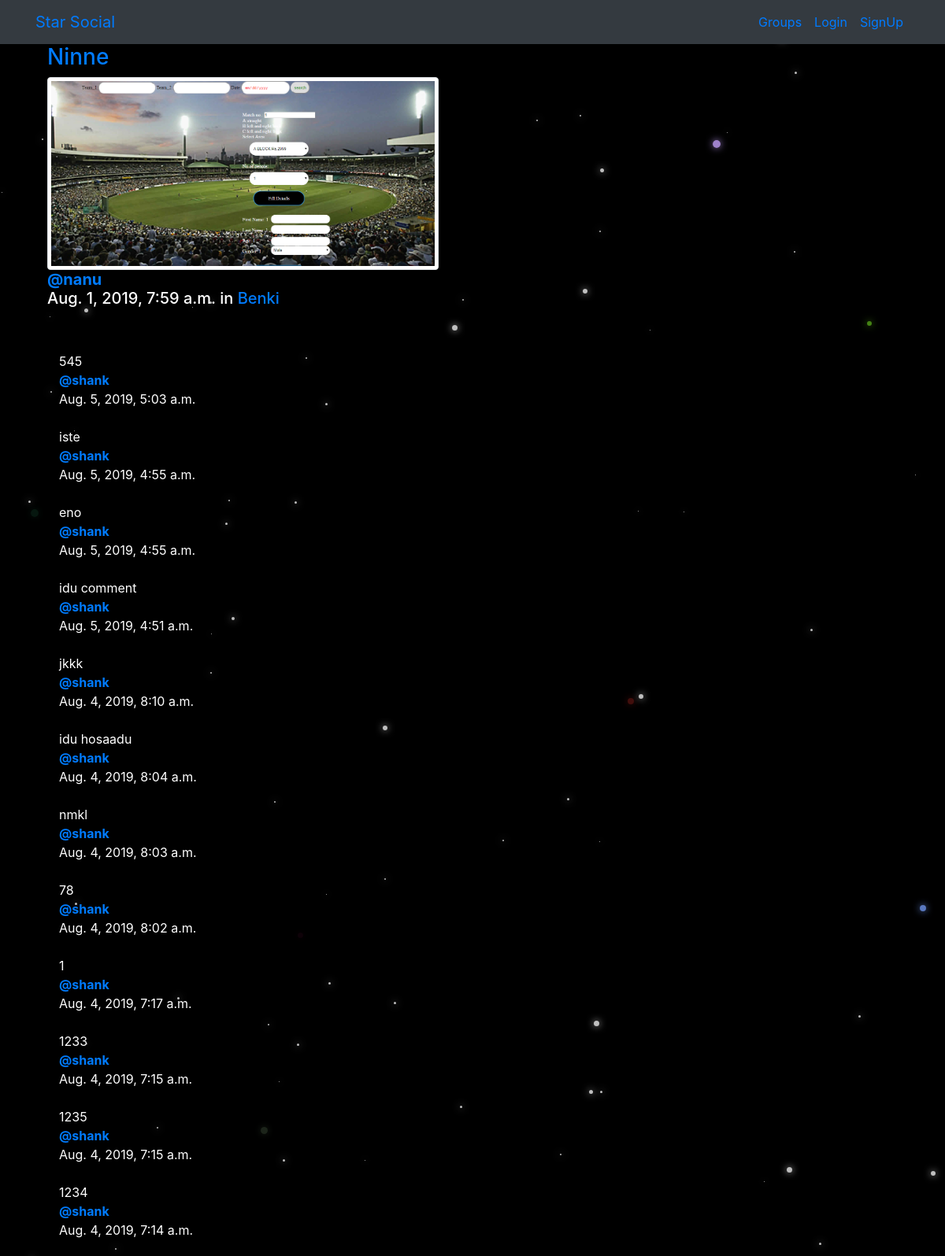
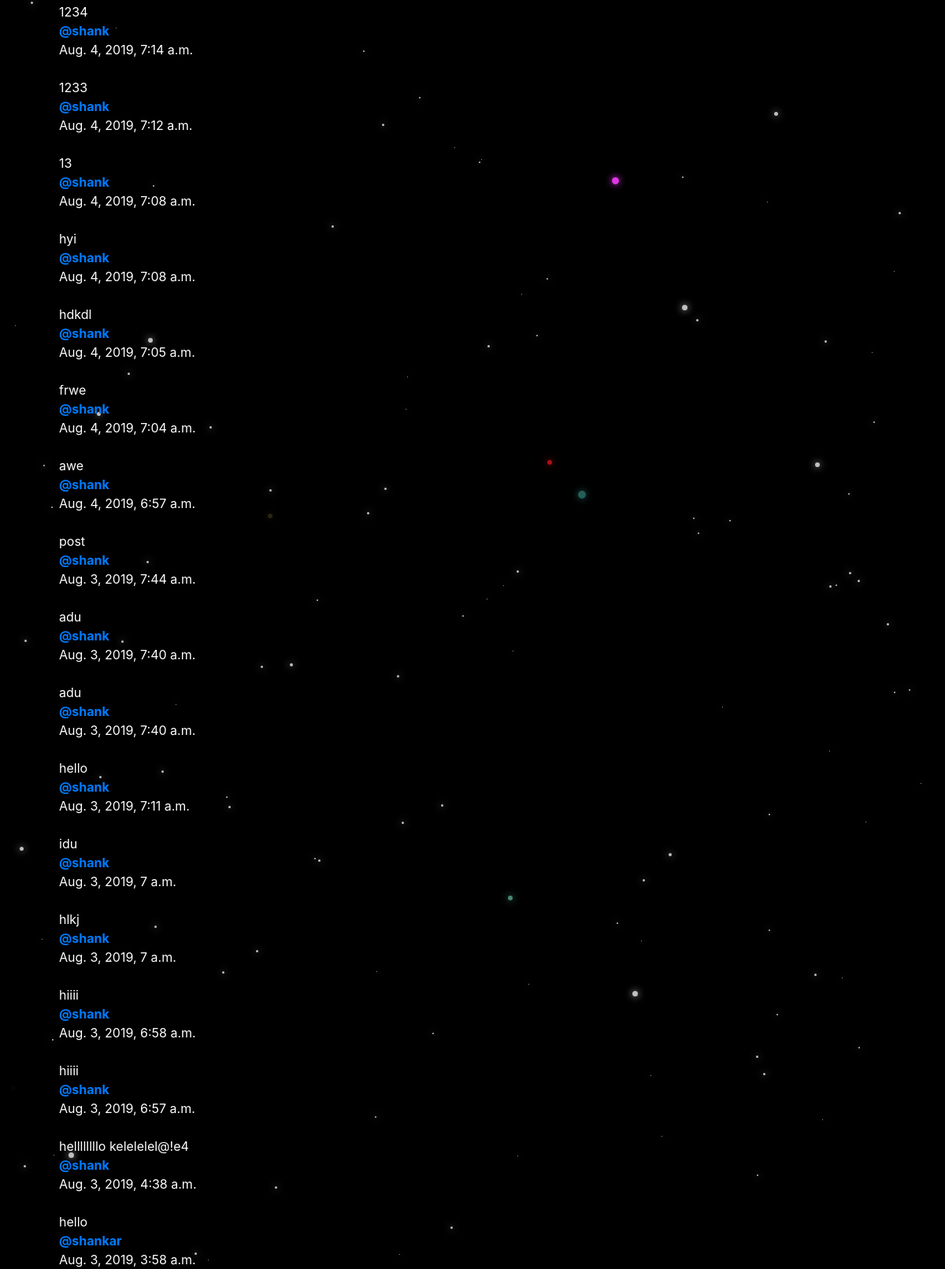
/posts/by/nanu/28/, run on the app's committed database (2 pictures, top to bottom).
### posts/models.py (models this page shows, shortened)
class Post(models.Model):
    user=models.ForeignKey(User,related_name='posts',on_delete=models.CASCADE)
    created_at=models.DateTimeField(auto_now=True)
    message=models.TextField()
    message_html=models.TextField(editable=False)
    group=models.ForeignKey(Group,related_name='posts',null=True,blank=True,on_delete=models.CASCADE)
    image = models.ImageField(blank=True,upload_to="posts",null=True)
    class Meta:
        ordering=['-created_at']
        unique_together=['user','message']

class Comment(models.Model):
    post=models.ForeignKey(Post,related_name='comments',on_delete=models.CASCADE)
    comment_writer=models.ForeignKey(User,related_name='wrote',on_delete=models.CASCADE,blank=True,null=True)
    text=models.TextField()
    created_at=models.DateTimeField(default=timezone.now)
    class Meta:
        ordering=['-created_at']

### groups/models.py (models this page shows, shortened)
class Group(models.Model):
    name=models.CharField(max_length=255,unique=True)
    slug=models.SlugField(allow_unicode=True,unique=True)
    description=models.TextField(blank=True,default='')
    description_html=models.TextField(editable=False,default='',blank=True)
    members=models.ManyToManyField(User,through='GroupMember')
    class Meta:
        ordering=['name']

### posts/views.py (the view)
# urls.py: path("by/<username>/<int:pk>/",views.PostDetail.as_view(),name="single"),
class PostDetail(SelectRelatedMixin,generic.DetailView):
    model=models.Post
    select_related=('user','group')
    def get_queryset(self):
        queryset=super().get_queryset()
        return queryset.filter(user__username__iexact=self.kwargs.get('username'))
    def get_context_data(self, **kwargs):
        context = super(PostDetail, self).get_context_data(**kwargs)
        context['form'] = forms.CommentForm
        return context

### posts/templates/posts/post_detail.html (shortened to what this page needs)
{% extends "posts/post_base.html" %}
{% block post_content %}
 <div class="col-md-8">
    {% include "posts/_post.html" %}
    <div class="container">
      {% for comment in post.comments.all %}
        <br>
        {{comment.text|striptags}}<br>
        <a href="{% url 'posts:for_user' username=comment.comment_writer.username %}"><strong>@{{comment.comment_writer}}</strong></a>
        <br>{{comment.created_at}}<br>
          {% empty %}
          <p>No Comments!</p>
      {% endfor %}
    </div>
 </div>
{% endblock %}

### posts/templates/posts/_post.html (shortened to what this page needs)
{% load static %}
<div class="post media">
<a href="{% url 'posts:single'  pk=post.pk username=post.user.username %}">
  <div class="media-body">
    <h3>{{post.message|safe}}</h3>
    {% if post.image %}<img src="{{post.image.url}}" class="img-thumbnail" alt="Don't know" width="70%">{% endif %}
    <h5 class="media-heading">
    <span class="username"><a href="{% url 'posts:for_user' username=post.user.username%}"><strong>@{{post.user.username}}</strong></a> </span><br>
    <time class="time">{{ post.created_at }}</time>
    {% if post.group %}
    	<span class="group-name">in <a href="#">{{ post.group.name }}</a></span>
    {% endif %}
    </h5>
    <div class="media-footer">
      <br>
		</div>
  </div>
</a>
</div>

### static/simplesocial/css/master.css (style rules this page uses)
body { background: #000; }

### data on the page
Post: message "Ninne", image (picture), user.username "nanu", created_at "Aug. 1, 2019, 7:59 a.m.", group.name "Benki"
Comment: text "545", comment_writer "shank", created_at "Aug. 5, 2019, 5:03 a.m."
Comment: text "iste", comment_writer "shank", created_at "Aug. 5, 2019, 4:55 a.m."
Comment: text "eno", comment_writer "shank", created_at "Aug. 5, 2019, 4:55 a.m."
Comment: text "idu comment", comment_writer "shank", created_at "Aug. 5, 2019, 4:51 a.m."
Comment: text "jkkk", comment_writer "shank", created_at "Aug. 4, 2019, 8:10 a.m."
Comment: text "idu hosaadu", comment_writer "shank", created_at "Aug. 4, 2019, 8:04 a.m."
Comment: text "nmkl", comment_writer "shank", created_at "Aug. 4, 2019, 8:03 a.m."
Comment: text "78", comment_writer "shank", created_at "Aug. 4, 2019, 8:02 a.m."
Comment: text "1", comment_writer "shank", created_at "Aug. 4, 2019, 7:17 a.m."
Comment: text "1233", comment_writer "shank", created_at "Aug. 4, 2019, 7:15 a.m."
Comment: text "1235", comment_writer "shank", created_at "Aug. 4, 2019, 7:15 a.m."
Comment: text "1234", comment_writer "shank", created_at "Aug. 4, 2019, 7:14 a.m."
Comment: text "1234", comment_writer "shank", created_at "Aug. 4, 2019, 7:14 a.m."
Comment: text "1233", comment_writer "shank", created_at "Aug. 4, 2019, 7:12 a.m."
Comment: text "13", comment_writer "shank", created_at "Aug. 4, 2019, 7:08 a.m."
Comment: text "hyi", comment_writer "shank", created_at "Aug. 4, 2019, 7:08 a.m."
Comment: text "hdkdl", comment_writer "shank", created_at "Aug. 4, 2019, 7:05 a.m."
Comment: text "frwe", comment_writer "shank", created_at "Aug. 4, 2019, 7:04 a.m."
Comment: text "awe", comment_writer "shank", created_at "Aug. 4, 2019, 6:57 a.m."
Comment: text "post", comment_writer "shank", created_at "Aug. 3, 2019, 7:44 a.m."
Comment: text "adu", comment_writer "shank", created_at "Aug. 3, 2019, 7:40 a.m."
Comment: text "adu", comment_writer "shank", created_at "Aug. 3, 2019, 7:40 a.m."
Comment: text "hello", comment_writer "shank", created_at "Aug. 3, 2019, 7:11 a.m."
Comment: text "idu", comment_writer "shank", created_at "Aug. 3, 2019, 7 a.m."
Comment: text "hlkj", comment_writer "shank", created_at "Aug. 3, 2019, 7 a.m."
Comment: text "hiiii", comment_writer "shank", created_at "Aug. 3, 2019, 6:58 a.m."
Comment: text "hiiii", comment_writer "shank", created_at "Aug. 3, 2019, 6:57 a.m."
Comment: text "hellllllllo kelelelel@!e4", comment_writer "shank", created_at "Aug. 3, 2019, 4:38 a.m."
Comment: text "hello", comment_writer "shankar", created_at "Aug. 3, 2019, 3:58 a.m."
